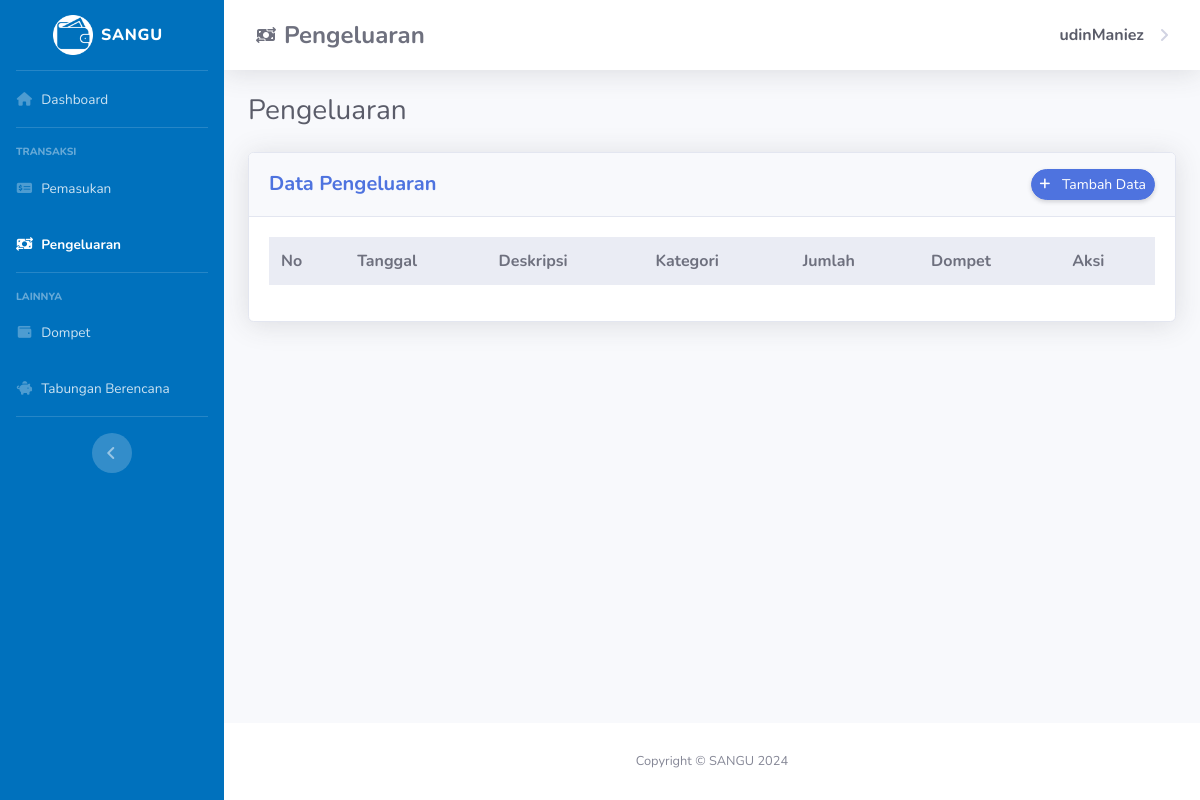
The page /pengeluaran-page.php (signed in) on the database as committed earlier.
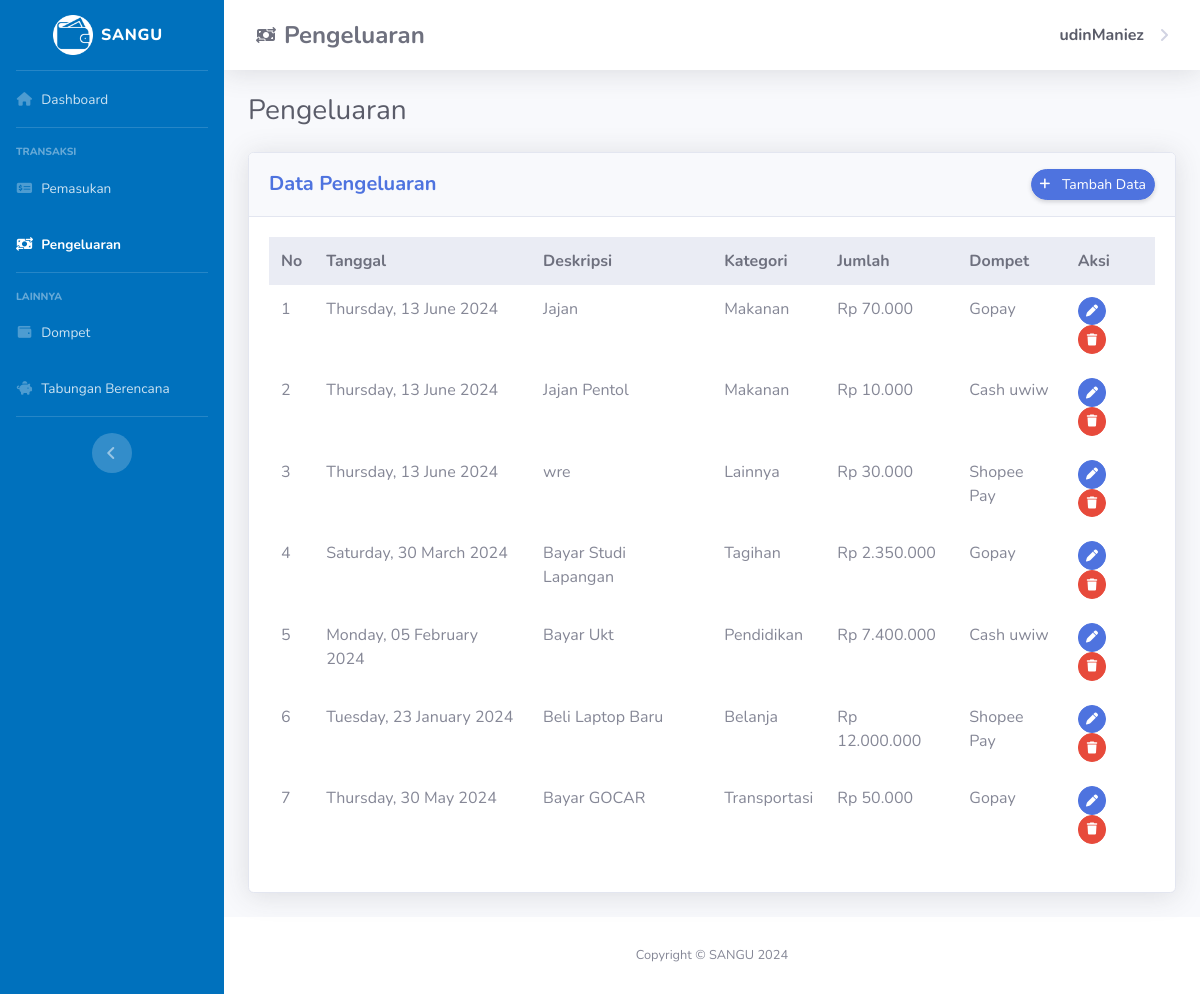
The same page on the database as committed later.
### tables this page shows
CREATE TABLE `pengeluaran` (
  `id_pengeluaran` int(11) NOT NULL,
  `tanggal_pengeluaran` date NOT NULL,
  `kategori_pengeluaran` int(11) NOT NULL,
  `deskripsi_pengeluaran` varchar(255) NOT NULL,
  `jumlah_pengeluaran` int(11) NOT NULL,
  `id_pengguna` int(11) NOT NULL,
  `id_dompet` int(11) NOT NULL
);

CREATE TABLE `kategori` (
  `id_kategori` int(11) NOT NULL,
  `nama_kategori` varchar(100) NOT NULL,
  `tipe_kategori` varchar(50) NOT NULL
);

CREATE TABLE `dompet` (
  `id_dompet` int(11) NOT NULL,
  `nama_dompet` varchar(100) NOT NULL,
  `saldo` int(11) NOT NULL DEFAULT 0,
  `id_pengguna` int(11) DEFAULT NULL
);

### pengeluaran-page.php (the view, shortened to what the changed rows need)
<?php
    include "ExeFiles/koneksi.php";
    $id = $_SESSION['id_pengguna'];
    $query_table = mysqli_query($mysqli, "SELECT pengeluaran.id_pengeluaran, pengeluaran.tanggal_pengeluaran, kategori.nama_kategori,
    pengeluaran.deskripsi_pengeluaran,pengeluaran.jumlah_pengeluaran, dompet.nama_dompet FROM
    `pengeluaran`, `kategori`, `dompet` WHERE pengeluaran.kategori_pengeluaran = kategori.id_kategori AND
    pengeluaran.id_dompet = dompet.id_dompet AND pengeluaran.id_pengguna = '$id' ORDER BY id_pengeluaran ASC");
    $number = 1;
    function rupiahFormat($number) {
        return 'Rp ' . number_format($number, 0, ',', '.');
    }
?>
<!DOCTYPE html>
<html lang="en">
<head>
    <link rel="stylesheet" href="https://cdnjs.cloudflare.com/ajax/libs/font-awesome/6.5.2/css/all.min.css" />
    <link href="Assets/css/sb-admin-2.min.css" rel="stylesheet">
    <link href="Assets/css/dataTables.bootstrap4.min.css" rel="stylesheet">
    <link href="Assets/css/styles.css" rel="stylesheet">
</head>
<body id="page-top">
    <div id="wrapper">
        <div id="content-wrapper" class="d-flex flex-column">
            <div id="content">
                <div class="container-fluid">
                    <div class="card shadow mb-4">
                        <div class="card-body">
                            <div class="table-responsive">
                                <table class="table table-borderless" id="dataTable" width="100%" cellspacing="0">
                                    <thead class="thead-light">
                                        <tr>
                                            <th>No</th>
                                            <th>Tanggal</th>
                                            <th>Deskripsi</th>
                                            <th>Kategori</th>
                                            <th>Jumlah</th>
                                            <th>Dompet</th>
                                            <th>Aksi</th>
                                        </tr>
                                    </thead>
                                    <tbody>
                                        <?php while($result = mysqli_fetch_assoc($query_table)) { ?>
                                        <tr>
                                            <td><?= $number ?></td>
                                            <td><?= strftime('%A, %d %B %Y', strtotime($result['tanggal_pengeluaran'])) ?></td>
                                            <td><?= $result['deskripsi_pengeluaran'] ?></td>
                                            <td><?= $result['nama_kategori'] ?></td>
                                            <td><?= rupiahFormat($result['jumlah_pengeluaran']) ?></td>
                                            <td><?= $result['nama_dompet'] ?></td>
                                            <td>
                                                <a href="editpengeluaran.php?update=<?= $result['id_pengeluaran'] ?>" class="btn btn-primary btn-circle btn-sm" data-toggle="tooltip" data-placement="top" title="Edit">
                                                    <i class="fas fa-fw fa-pen"></i>
                                                </a>
                                                <a href="" class="btn btn-danger btn-circle btn-sm" data-toggle="modal" data-target="#hapusPengeluaran<?= $result['id_pengeluaran'] ?>" data-toggle="tooltip" data-placement="top" title="Hapus">
                                                    <i class="fas fa-fw fa-trash"></i>
                                                </a>
                                            </td>
                                        </tr>
                                        <?php
                                                $number++;
                                            }
                                        ?>
                                    </tbody>
                                </table>
                            </div>
                        </div>
                    </div>
                </div>
            </div>
        </div>
    </div>
</body>
</html>

Rows that differ between the two databases and show on the page:
added pengeluaran: tanggal_pengeluaran "Thursday, 13 June 2024", deskripsi_pengeluaran "Jajan", kategori_pengeluaran.nama_kategori "Makanan", jumlah_pengeluaran "Rp 70.000", id_dompet.nama_dompet "Gopay"
added pengeluaran: tanggal_pengeluaran "Thursday, 13 June 2024", deskripsi_pengeluaran "Jajan Pentol", kategori_pengeluaran.nama_kategori "Makanan", jumlah_pengeluaran "Rp 10.000", id_dompet.nama_dompet "Cash uwiw"
added pengeluaran: tanggal_pengeluaran "Thursday, 13 June 2024", deskripsi_pengeluaran "wre", kategori_pengeluaran.nama_kategori "Lainnya", jumlah_pengeluaran "Rp 30.000", id_dompet.nama_dompet "Shopee Pay"
added pengeluaran: tanggal_pengeluaran "Saturday, 30 March 2024", deskripsi_pengeluaran "Bayar Studi Lapangan", kategori_pengeluaran.nama_kategori "Tagihan", jumlah_pengeluaran "Rp 2.350.000", id_dompet.nama_dompet "Gopay"
added pengeluaran: tanggal_pengeluaran "Monday, 05 February 2024", deskripsi_pengeluaran "Bayar Ukt", kategori_pengeluaran.nama_kategori "Pendidikan", jumlah_pengeluaran "Rp 7.400.000", id_dompet.nama_dompet "Cash uwiw"
added pengeluaran: tanggal_pengeluaran "Tuesday, 23 January 2024", deskripsi_pengeluaran "Beli Laptop Baru", kategori_pengeluaran.nama_kategori "Belanja", jumlah_pengeluaran "Rp 12.000.000", id_dompet.nama_dompet "Shopee Pay"
added pengeluaran: tanggal_pengeluaran "Thursday, 30 May 2024", deskripsi_pengeluaran "Bayar GOCAR", kategori_pengeluaran.nama_kategori "Transportasi", jumlah_pengeluaran "Rp 50.000", id_dompet.nama_dompet "Gopay"
